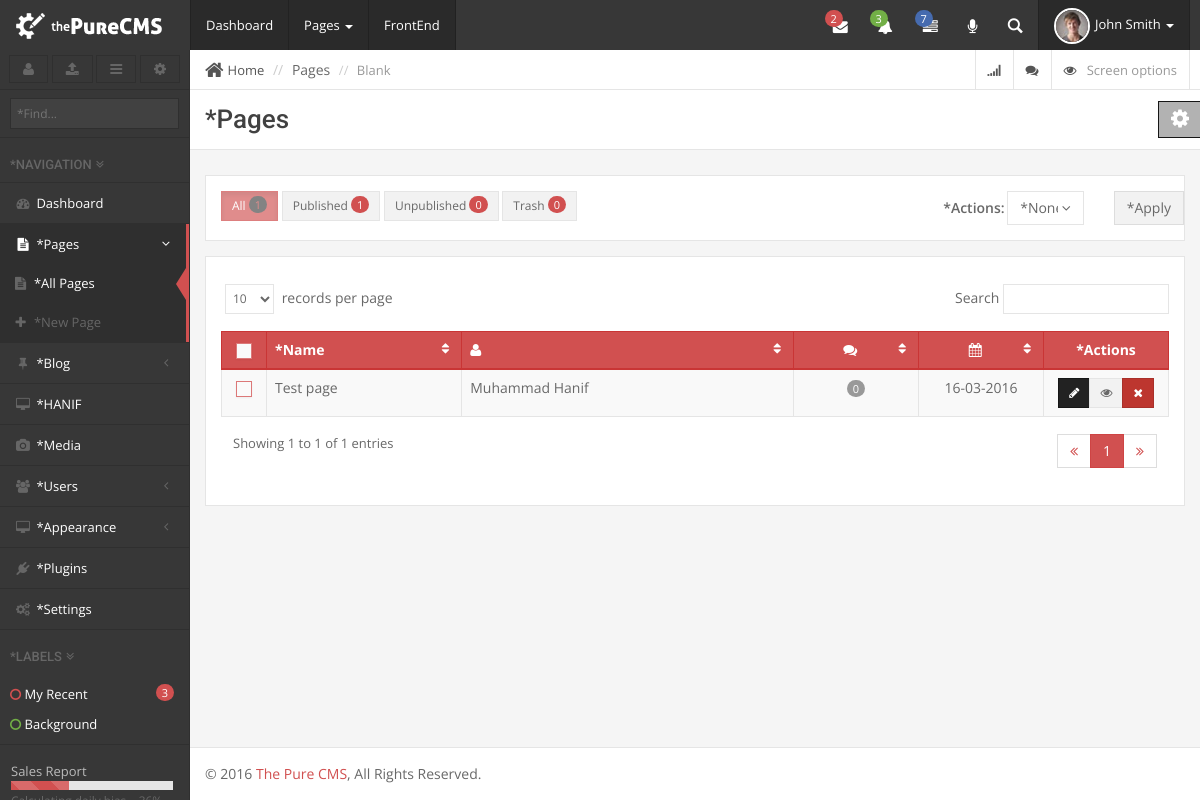
The app's page /admin/posts.php?type=page (signed in) with its own data.
### tables this page shows
CREATE TABLE `objects` (
  `ID` int(11) NOT NULL AUTO_INCREMENT,
  `author` int(11) NOT NULL,
  `title` varchar(256) NOT NULL,
  `content` longtext NOT NULL,
  `excerpt` longtext NOT NULL,
  `name` varchar(256) NOT NULL,
  `parent` int(11) NOT NULL,
  `status` varchar(16) NOT NULL DEFAULT 'punlished',
  `comments` int(11) NOT NULL,
  `mimetype` varchar(16) NOT NULL,
  `type` varchar(16) NOT NULL,
  `ts` timestamp NOT NULL DEFAULT CURRENT_TIMESTAMP,
  `modified_ts` timestamp NOT NULL DEFAULT '0000-00-00 00:00:00',
  PRIMARY KEY (`ID`),
  KEY `name` (`name`),
  KEY `name_2` (`name`,`status`),
  FULLTEXT KEY `title` (`title`,`content`,`excerpt`)
);

CREATE TABLE `user_profiles` (
  `user_profile_id` int(11) NOT NULL AUTO_INCREMENT,
  `user_id` int(11) NOT NULL,
  `user_name` varchar(128) NOT NULL,
  `user_display_name` varchar(128) NOT NULL,
  `user_email` varchar(128) NOT NULL,
  `user_image` varchar(128) NOT NULL,
  `user_role` int(11) NOT NULL,
  PRIMARY KEY (`user_profile_id`)
);

### common/default_vars.php (called while the page is built, shortened)
<?php
$posts = array();

### common/procedural_functions.php (called while the page is built, shortened)
<?php
function register_post($args = array()){
	extract($args);
	global $posts;
	$posts[$id] = $args;
}

### include/class.database.php (called while the page is built, shortened)
<?php
class Database {
    public $_DB;
    public $_query;
    public $_where = array();
    public $_select = array();
    public $_action;
    public $_table;
    public function __construct() {
        try {
            $this->_DB = new PDO('mysql:host=' . DB_HOST . ';dbname=' . DB_NAME, DB_USER, DB_PASS);
            $this->_DB->setAttribute(PDO::ATTR_ERRMODE, PDO::ERRMODE_EXCEPTION);
        } catch (PDOException $e) {
            echo 'ERROR: ' . $e->getMessage();
        }
    }
    public function where($column_name, $value, $operator = '=') {
        $this->_where[$column_name] = array();
        $this->_where[$column_name][] = $value;
        $this->_where[$column_name][] = $operator;
    }
    public function select($columns) {
        foreach ($columns as $column => $name) {
            $this->_select[$column] = $name;
        }
    }
    public function query($query) {
        try {
            $this->_query = $this->_DB->prepare(filter_var($query, FILTER_SANITIZE_STRING));
            $this->bind_results();
            $this->_query->execute();
            $this->_where = array();
            $this->_select = array();
        } catch (PDOException $e) {
            $er = $e->errorInfo;
            echo '<p style="font-family:arial; background:#F00; position:absolute; z-index:10000; color:#FFF; padding:5px;">ERROR: ' . $er[2] . '</p>';
        }
    }
    public function bind_results() {
        if (!empty($this->_where)) {
            $ci = 0;
            foreach ($this->_where as $c => $value) {
                $ci++;
                $this->_query->bindValue(':' . $c.$ci, $value[0], $this->get_type($value[0]));
            }
        }
    }
    public function get_type($value) {
        if (is_int($value)) {
            $param = PDO::PARAM_INT;
        } elseif (is_bool($value)) {
            $param = PDO::PARAM_BOOL;
        } elseif (is_null($value)) {
            $param = PDO::PARAM_NULL;
        } elseif (is_string($value)) {
            $param = PDO::PARAM_STR;
        } else {
            $param = FALSE;
        }
        return $param;
    }
    public function build_query() {
        $query = $this->_action;
        if ($this->_action == 'SELECT') {
            if (!empty($this->_select)) {
                foreach ($this->_select as $column_name => $name) {
                    $query .=' ' . $column_name . ' as ' . $name . ', ';
                }
            } else {
                $query .= ' *';
            }
            $query = rtrim($query, ', ');
        }
        if ($this->_action != 'UPDATE' && $this->_action != 'INSERT') {
            $query .= ' FROM ';
        }
        $query .= $this->_table;
        if (!empty($this->_where)) {
            $query .= ' WHERE ';
            $columns = array();
            $ci = 0;
            foreach ($this->_where as $c => $v) {
                $cn = $c;
                $ci++;
                $columns[] = $cn . ' ' . $v[1] . ' :' . $c.$ci;
            }
            $query .= implode(' AND ', $columns);
        }
        $this->query($query);
    }
    public function result($fetch_type = PDO::FETCH_OBJ) {
        return $this->_query->fetch($fetch_type);
    }
    public function all_results($fetch_type = PDO::FETCH_OBJ) {
        return $this->_query->fetchAll($fetch_type);
    }
    public function row_count() {
        return $this->_query->rowCount();
    }
    public function from($table_name, $num_rows = NULL) {
        $this->_action = 'SELECT';
        $this->_table = $table_name;
        $this->build_query();
    }
}

### admin/classes/class.users.php (called while the page is built, shortened)
<?php
class Users extends Capabilities{
	private $profile_table_name;
	public function __construct()
	{
		$this->profile_table_name = DB_PREFIX.'user_profiles';
		if ($this->is_logged_in()) {
			$this->user_capabilities = $this->get_user_capabilitirs();
		}
	}
	public static function is_logged_in()
	{
		if (isset($_SESSION['token'])) {
			return true;
		}else{
			return false;
		}
	}
	public static function get_logged_id()
	{
		if (isset($_SESSION['user_id'])) {
			return $_SESSION['user_id'];
		}
	}
	public function get_profile($user_id = NULL)
	{
		if (is_null($user_id)) {
			$user_id = $this->get_logged_id();
		}
		$this->from($this->profile_table_name);
		if ($this->row_count() > 0) {
			return $this->result();
		}
	}
}

### admin/classes/class.capabilities.php (called while the page is built, shortened)
<?php
class Capabilities extends Database{
	protected $role_table_name;
	public function __construct()
	{
		$this->role_table_name = DB_PREFIX.'user_roles';
	}
	public function get_user_capabilitirs($user_id = NULL)
	{
		$profile = $this->get_profile($user_id);
		$role = $this->get_roles($profile->user_role);
		$role_capabilities_object = json_decode($role->role_object);
		$role_capabilities = array();
		foreach ($role_capabilities_object as $group_name => $group_data) {
			$role_capabilities[$group_name] = array();
			foreach ($group_data as $key => $value) {
				$role_capabilities[$group_name][$key] = $value;
			}
		}
		return $role_capabilities;
	}
	public function get_roles($ID = NULL)
	{
		$this->from($this->role_table_name);
		if ($this->row_count() > 0 && isset($ID)) {
			return $this->result();
		}elseif ($this->row_count() > 0) {
			return $this->all_results();
		}
	}
}

### admin/classes/class.post.php (called while the page is built, shortened)
<?php
class Post extends Database{
	private $table_name;
	public function __construct()
	{
		$this->table_name = DB_PREFIX.'objects';
		$this->user = new Users();
		$this->categories = new Categories();
	}
	public function get_posts($type)
	{
		$this->from($this->table_name);
		return $this->all_results();
	}
}

### admin/classes/class.settings.php (called while the page is built, shortened)
<?php
class Settings extends Database{
	public $settings;
	private $table_name;
	public function __construct()
	{
		$this->table_name = DB_PREFIX.'settings';
		$this->select_all_settings();
	}
	public function select_all_settings()
	{
		$columns = array();
		$columns['setting_name'] = 'name';
		$columns['setting_value'] = 'value';
		$this->from($this->table_name);
		$results = $this->all_results();
		$this->settings = array();
		foreach ($results as $key => $value) {
			$this->settings[$value->name] = $value->value;
		}
	}
	public function get_settings($name = NULL)
	{
		if (isset($name)) {
			if (isset($this->settings[$name])) {
				return $this->settings[$name];
			}else{
				return false;
			}
		}
		return $this->settings;
	}
}

### admin/classes/class.media.php (called while the page is built, shortened)
<?php
class Media extends Settings{
	public function __construct()
	{
		parent::__construct();
		$this->upload_path = ABSPATH."contents/uploads/".date('Y/m/d/');
	}
}

### admin/classes/class.categories.php (called while the page is built, shortened)
<?php
class Categories extends Database{
	public function __construct()
	{
		$this->Media = new Media();
	}
}

### admin/posts.php (the view, shortened to what this page needs)
<?php
include_once 'include/init.php';
$type = $_GET['type'];
$custom_post = $posts[$type];
$custom_names = $custom_post['meta']['pulural_title'];
$Posts = new post();
$fields = array();
$fields['ID'] = 'ID';
$fields['author'] = 'author';
$fields['title'] = 'title';
$fields['parent'] = 'parent';
$fields['comments'] = 'comments';
$fields['status'] = 'status';
$fields['ts'] = 'cts';
$fields['modified_ts'] = 'mts';
$Posts->select($fields);
$all_posts = $Posts->get_posts($type);
$admin_title = ucfirst($custom_names);
include 'include/header.php';
?>
<link rel="stylesheet" href="assets/css/plugins/footable/footable.min.css">
<div id="page-wrapper">
		<div class="row">
			<div class="col-lg-12">
				<?php include 'include/breadcrumb.php'; ?>
				<div class="page-header title">
					<h1><?php echo __($admin_title); ?></h1>
				</div>
			</div>
		</div>
		<form action="" method="post">
			<div class="row">
				<div class="col-lg-12">
					<div class="well white">
						<div class="row">
							<div class="col-sm-5">
								<a href="posts.php?type=<?php echo $type; ?>" class="btn btn-sm <?php echo (!isset($_GET['status']))? 'btn-primary active disabled' : ''; ?>">All <small class="badge <?php echo (!isset($_GET['status']))? 'badge-inverse' : 'badge-primary'; ?>"><?php echo $Posts->get_post_count($type); ?></small></a>
								<a href="posts.php?type=<?php echo $type; ?>&status=published" class="btn btn-sm <?php echo (isset($_GET['status']) && $_GET['status'] == 'published')? 'btn-primary active disabled' : ''; ?>">Published <small class="badge <?php echo (isset($_GET['status']) && $_GET['status'] == 'published')? 'badge-inverse' : 'badge-primary'; ?>"><?php echo $Posts->get_post_count($type, 'published'); ?></small></a>
								<a href="posts.php?type=<?php echo $type; ?>&status=unpublished" class="btn btn-sm <?php echo (isset($_GET['status']) && $_GET['status'] == 'unpublished')? 'btn-primary active disabled' : ''; ?>">Unpublished <small class="badge <?php echo (isset($_GET['status']) && $_GET['status'] == 'unpublished')? 'badge-inverse' : 'badge-primary'; ?>"><?php echo $Posts->get_post_count($type, 'unpublished'); ?></small></a>
								<a href="posts.php?type=<?php echo $type; ?>&status=deleted" class="btn btn-sm <?php echo (isset($_GET['status']) && $_GET['status'] == 'deleted')? 'btn-primary active disabled' : ''; ?>">Trash <small class="badge <?php echo (isset($_GET['status']) && $_GET['status'] == 'deleted')? 'badge-inverse' : 'badge-primary'; ?>"><?php echo $Posts->get_post_count($type, 'deleted'); ?></small></a>
							</div>
							<div class="col-sm-4">
							</div>
							<div class="col-sm-3">
								<div class="form-horizontal">
									<div class="form-group" style="margin-bottom:0">
										<label class="col-sm-3 control-label"><?php __('Actions'); ?>:</label>
										<div class="col-sm-5">
											<select name="action" class="form-control selectpicker">
												<option value=""><?php __('None'); ?></option>
											</select>
										</div>
										<div class="col-sm-4">
											<input type="submit"  onClick="return confirm('<?php echo 'Do you realy want to apply this action?' ?>');" class="btn btn-default" value="<?php __('Apply'); ?>" name="submit">
										</div>
									</div>
								</div>
							</div>
						</div>
					</div>
					<?php
					if (!isset($all_posts) || empty($all_posts)):
						echo "<p>";
						__($admin_title);
						echo " ";
						__("are not available.");
						echo "</p>";
					else:
					?>
					<div class="well white">
						<table id="SampleDT" class="datatable table table-bordered table-striped table-hover tc-table table-primary footable">
							<thead>
								<tr>
									<th class="col-small center"><label><input type="checkbox" class="tc"><span class="labels"></span></label></th>
									<th><?php __('Name') ?></th>
									<th class="hidden-xs col-large center"><i class="fa fa-user" title="Author"></i></th>
									<th class="hidden-xs col-medium center"><i class="fa fa-comments" title="Post Comments"></i></th>
									<th class="hidden-xs col-medium center"><i class="fa fa-calendar" title="Date"></i></th>
									<th class="center col-medium"><?php __('Actions') ?></th>
								</tr>
							</thead>
							<tbody>
								<?php
									function generate_parent($all_posts, $parent = NULL, $indent = '', $hierarchy = true){
										global $type;
										foreach ($all_posts as $post) {
											if ($hierarchy == true && $post->parent != $parent) {
												continue;
											}
											?>
												<tr>
													<td class="col-small center"><label><input type="checkbox" class="tc" name='posts[]' value="<?php echo $post->ID; ?>"><span class="labels"></span></label></td>
													<td><?php echo $indent.' '.$post->title ?></td>
													<td>
														<?php
															$Users = new users();
															$profile = $Users->get_profile($post->author);
															echo $profile->user_display_name;
														?>
													</td>
													<td class="col-medium center"><small class="badge center"><?php echo $post->comments; ?></small></td>
													<td class="col-medium center"><?php echo $Users->_date('d-m-Y', $post->cts); ?></td>
													<td class="center col-medium">
														<div class="btn-group btn-group-sm">
															<a href="post_create.php?type=<?php echo $type; ?>&ID=<?php echo $post->ID; ?>" class="btn btn-inverse"><i class="fa fa-pencil icon-only"></i></a>
															<a href="posts.php?type=<?php echo $type; ?>&change=status&ID=<?php echo $post->ID; ?>" class="btn" title="<?php echo ($post->status == 'published')? 'Unpublished' : 'Published'; ?>"><i class="fa fa-eye icon-only"></i></a>
															<a href="posts.php?type=<?php echo $type; ?>&action=delete&ID=<?php echo $post->ID; echo ($post->status == 'deleted')? '&permanent=true' : ''; ?>" class="btn btn-danger" onClick="return confirm('<?php __('Confirm '.(($post->status == 'deleted')? 'permanent ' : '').'delete?'); ?>');"><i class="fa fa-times icon-only"></i></a>
														</div>
													</td>
												</tr>
											<?php
										}
									}
									generate_parent($all_posts, 0, '', ((isset($_GET['status']))? false : true));
								?>
							</tbody>
						</table>
					</div>
					<?php endif; ?>
				</div>
			</div>
		</form>
<?php include 'include/footer.php'; ?>

### admin/include/header.php (style rules this page uses)
#SampleDT th:first-child::after, #SampleDT th:last-child::after, .no-data::after { display: none; }

### records on screen
objects: title "Test page", user_profiles.user_display_name "Muhammad Hanif", comments "0", ts "16-03-2016"

### other values on screen
$lang->get_key($key) "Dashboard"
$lang->get_key($key) "*Pages"
$lang->get_key($key) "*All Pages"
$lang->get_key($key) "*New Page"
$lang->get_key($key) "*Blog"
$lang->get_key($key) "*HANIF"
$lang->get_key($key) "*Media"
$lang->get_key($key) "*Users"
$lang->get_key($key) "*Appearance"
$lang->get_key($key) "*Plugins"
$lang->get_key($key) "*Settings"
$Posts->get_post_count($type) "1"
$Posts->get_post_count($type, 'published') "1"
$Posts->get_post_count($type, 'unpublished') "0"
$Posts->get_post_count($type, 'deleted') "0"
